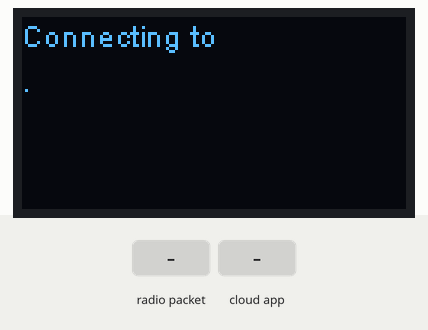
This sketch was run on a simulated ESP32. On the bench: 128×64 one-colour display. Inputs (shaded band) come from the test bench. WiFi joins after 1.5 s; servers stay silent unless stated; uploads are accepted with an empty reply; the Firebase database answers and starts empty; what the sketch prints to the serial monitor is not drawn.

Above: at 0.9 s.
At 3.1 s:
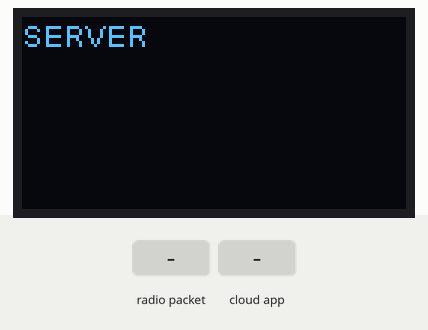
3.2 s: radio packet "1" arrives
At 4.2 s:
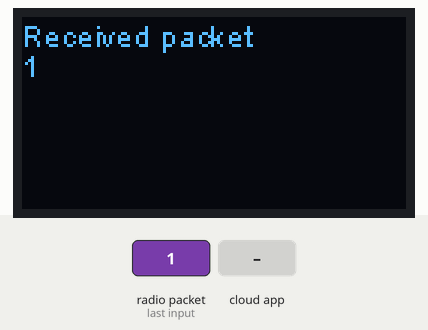
5.1 s: the phone or cloud app sets buzzerTest to 1
At 6.4 s:
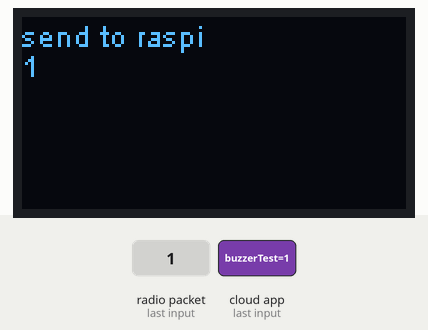
Timing chart, 0 to 8.1 s (numbered marks = the images above; inputs shaded):
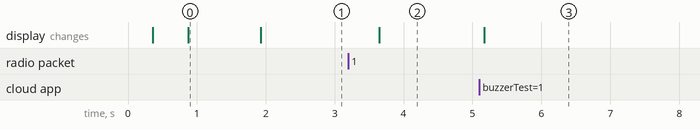

The sketch:

server.ino
```cpp
/*
  Check the new incoming messages, and print via serialin 115200 baud rate.

  by Aaron.Lee from HelTec AutoMation, ChengDu, China
  成都惠利特自动化科技有限公司
  www.heltec.cn

  this project also realess in GitHub:
  https://github.com/Heltec-Aaron-Lee/WiFi_Kit_series
*/

//server

#include "heltec.h"
#include <WiFi.h>
#include <HTTPClient.h>
#include <IOXhop_FirebaseESP32.h>

#define FIREBASE_HOST ".firebaseio.com/"
#define FIREBASE_AUTH ""
#define WIFI_SSID ""
#define WIFI_PASSWORD ""

#define BAND    433E6  //you can set band here directly,e.g. 868E6,915E6

WiFiServer server(80);
WiFiClient client2;


String host = "http://";

String receivePacket = "";
String sendPacket = "";

int buzzer = 0;
String data1 = "";
int isFirst = 0;

String _log[5];

void displayReceivePacket();
void displaySendPacket();
void displayWifiDisconnected();

void setup() {
    //WIFI Kit series V1 not support Vext control
  Heltec.begin(true /*DisplayEnable Enable*/, true /*Heltec.LoRa Disable*/, true /*Serial Enable*/, true /*PABOOST Enable*/, BAND /*long BAND*/);

  //connect to WiFi
  Serial.printf("Connecting to %s ", WIFI_SSID);
  Heltec.display -> clear();
  Heltec.display -> drawString(0, 0, "Connecting to" );
  Heltec.display -> drawString(70, 0, WIFI_SSID);
  Heltec.display -> display();
  WiFi.begin(WIFI_SSID, WIFI_PASSWORD);
  while (WiFi.status() != WL_CONNECTED) {
      delay(500);
      Serial.print(".");
      Heltec.display -> drawString(0, 15, ".");
      Heltec.display -> display();
  }
  Serial.println(" CONNECTED");
  Heltec.display -> drawString(0, 30, "CONNECTED");
  Heltec.display -> display();
  Serial.println(WiFi.localIP());
  server.begin();
  Heltec.display -> clear();
  Heltec.display -> drawString(0, 0, "SERVER");
  Heltec.display -> display();

  Firebase.begin(FIREBASE_HOST, FIREBASE_AUTH);
}

void loop() {
  if(WiFi.status() != WL_CONNECTED){
    Serial.println("Wifi Disconnected");
    displayWifiDisconnected();
  }

  // Receive packet From LoRa
  int packetSize = LoRa.parsePacket();
  if (packetSize) {
    // read packet
    receivePacket = "";
    while (LoRa.available()) {
      receivePacket += (char)LoRa.read();
    }
    Serial.println(receivePacket);

    _log[0] = receivePacket.substring(0,21);
    _log[1] = receivePacket.substring(21,26);
    _log[2] = receivePacket.substring(28,33);

    // append a new value to /logs
    String name = Firebase.pushInt("logs/"+_log[1]+"/"+_log[2], 1);
    // handle error
    if (Firebase.failed()) {
        Serial.print("pushing /logs failed:");
        Serial.println(Firebase.error());
        return;
    }
    Serial.print("pushed: /logs/");
    Serial.println(_log[1]+" "+_log[2]);

    HTTPClient http;
    String phpUrl = host+"?date="+_log[1]+"%20"+_log[2];
    Serial.println(phpUrl);
    http.begin(phpUrl);
    http.setTimeout(500);
    int httpCode = http.GET();
    if(httpCode > 0){
      if(httpCode == HTTP_CODE_OK){
        String payload = http.getString();
        Serial.println(payload);}
    }else{
      http.end();
    }
    displayReceivePacket();
    packetSize = 0;
  }
//////////////////////////////////////////////////////////////////////
//////////////////////////////////////////////////////////////////////
//////////////////////////////////////////////////////////////////////
  sendPacket = String(Firebase.getInt("buzzerTest"));
  if(sendPacket == "1" || (sendPacket == "0" && isFirst == 1)){
    //send Packet to raspi 패킷 전송
    LoRa.beginPacket();
    LoRa.setTxPower(14,RF_PACONFIG_PASELECT_PABOOST);
//    LoRa.print("From server\n");
    LoRa.println(sendPacket);
    LoRa.endPacket();

  if(sendPacket == "1"){
    isFirst = 1;
  }else{
    isFirst = 0;
  }
    //display print
    displaySendPacket();
    sendPacket = "";
  }
}
void displayReceivePacket()
{
    Heltec.display -> setColor(BLACK);
    Heltec.display -> clear();
    Heltec.display -> setColor(WHITE);
    Heltec.display -> drawString(0, 0, "Received packet ");
    Heltec.display -> drawString(0, 10, receivePacket);
    Heltec.display -> display();
    delay(100);
}

void displaySendPacket()
{
    Heltec.display -> setColor(BLACK);
    Heltec.display -> clear();
    Heltec.display -> setColor(WHITE);
    Heltec.display -> drawString(0, 0, "send to raspi ");
    Heltec.display -> drawString(0, 10, sendPacket);
    Heltec.display -> display();
}
void displayWifiDisconnected()
{
    Heltec.display -> setColor(BLACK);
    Heltec.display -> clear();
    Heltec.display -> setColor(WHITE);
    Heltec.display -> drawString(0, 0, "Wifi Disconnected");
    Heltec.display -> display();
    delay(100);
}
```

Measured:
- after the input at 3.2 s, the display: changes after 0.45 s (image 2)
- after the input at 5.1 s, the display: changes after 0.07 s (image 3)
- what the display in image 0 shows lasts 1.0 s, from 0.9 s to 1.9 s
